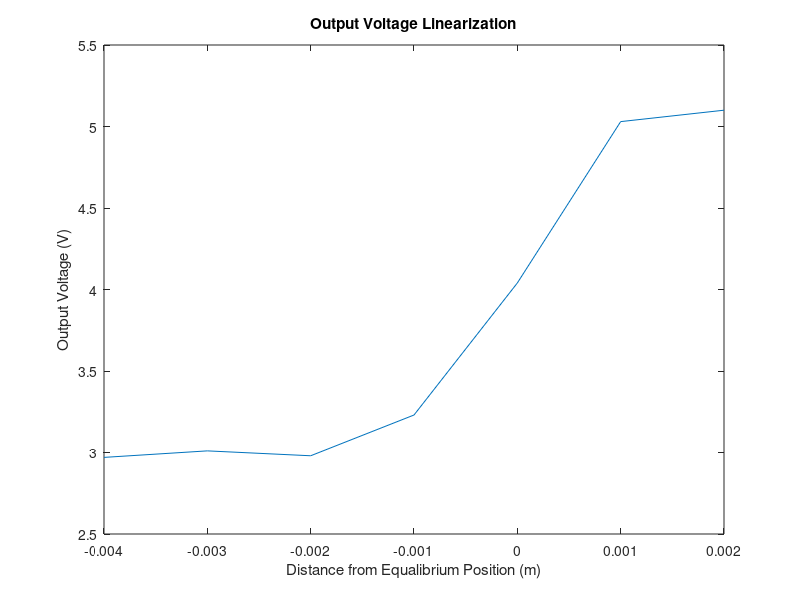
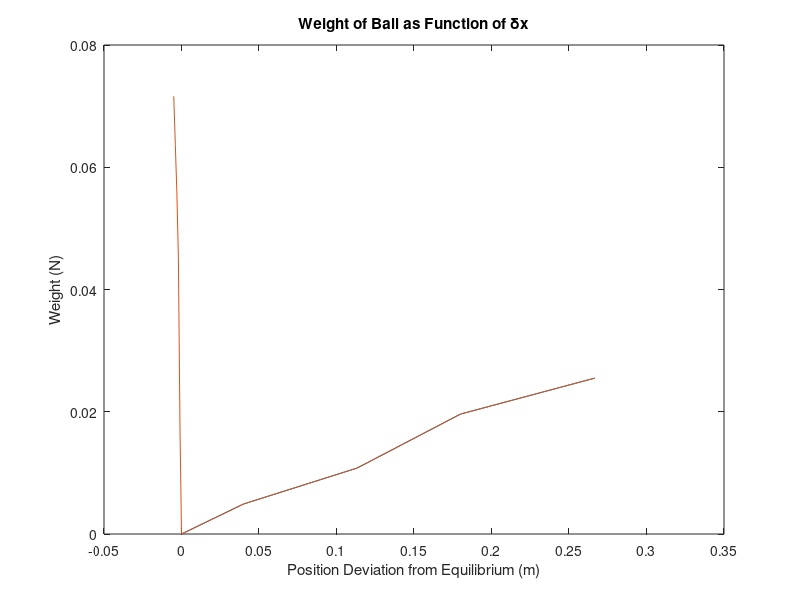

Reproduce these figures in MATLAB, in order.
%% Lab 5a
% distance from equilibrium position
x_from_eq = [-4 -3 -2 -1 0 1 2]; %%mm
x_from_eq = 0.001*x_from_eq; %%m
% output voltage
v = [2.97 3.01 2.98 3.23 4.04 5.03 5.10]; %%V

%% 5.2 3a
figure;
plot(x_from_eq,v)
title('Output Voltage Linearization');
xlabel('Distance from Equalibrium Position (m)');
ylabel('Output Voltage (V)');

%% 5.2 3b
% slope near equilibrium position
a = (v(6) - v(4)) / (2*0.001) %%V/m 

% Optimal Equilibrium voltage of y
v_eq = v(4) + a*0.001

%% 5.2 4d
% current monitor voltage
v_m = [-0.221 -0.234 -0.244 -0.255 -0.261]; %%V
% current
i_m = v_m * 20/3; %%A
i0 = -1.74;
i_from_eq = i_m - i0;

% mass of ball
m = [2.6 2 1.1 0.5 0]; %%g
% weight of ball
w = 9.81*m*0.001;

figure
plot(i_from_eq,w)
hold on
line(i_from_eq,w)
xlabel('Current Deviation from Equilibrium (A)')
ylabel('Weight (N)')
title('Weight of Ball as Function of \deltaI')

%% 5.2 4e
% slope Ki near equilibrium current
Ki = -(w(4) - w(5)) / (i_from_eq(4) - i_from_eq(5)) %%N/A

%% 5.2 5d
% delta x 
d = [0 -1 -2 -3 -4 -5]; %mm
d = d*0.001; %m
% mass
m = [0 1.8 4.6 5.7 6.5 7.3]; %%g
% weight
w = m*9.81*0.001; %%N
plot(d,w)
xlabel('Position Deviation from Equilibrium (m)')
ylabel('Weight (N)')
title('Weight of Ball as Function of \deltax')

%% 5.2 5e
% slope Kx near equilibrium position
rise = w(2) - w(1)
run = d(2) - d(1)

Kx = -(rise/run) %%N/m

%% 6
DC = 1000; % A/m
Ka = 2; %A/V
% Kc
Kc = DC/a/Ka

%% Caluclating R1, R2, and C
z_c = 1.5;
p_c = 20 * z_c; % for a pole/zero ratio of 20

R1 = 1e4/Kc
R2 = z_c * R1 / (p_c - z_c)
C = 1/(p_c*R2)
